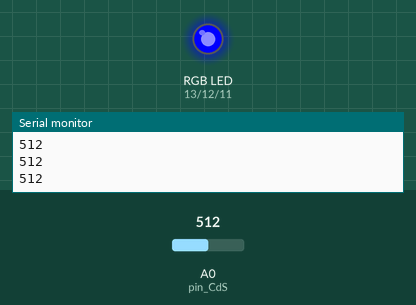
A sketch run on a simulated Arduino Uno, built with avr-gcc and run on an emulated ATmega328P. On the bench: an RGB LED mixed from three pins (HIGH = lit), the last lines printed to the serial monitor. Inputs (shaded band) come from the test bench; at power-on: A0 (pin_CdS) = 512.

Above: at 1.2 s.
1.3 s: A0 (pin_CdS) set to 584
2.8 s: A0 (pin_CdS) set to 610
At 4.0 s:
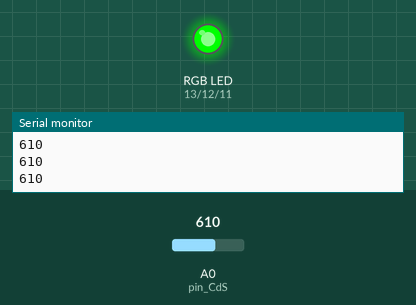
4.3 s: A0 (pin_CdS) set to 787
5.8 s: A0 (pin_CdS) set to 807
At 6.8 s:
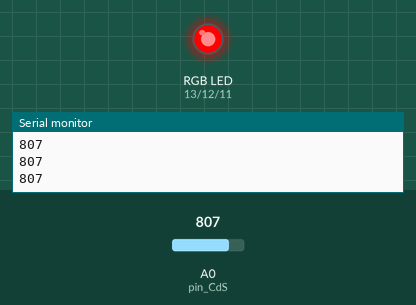
7.3 s: A0 (pin_CdS) set to 790
At 8.1 s:
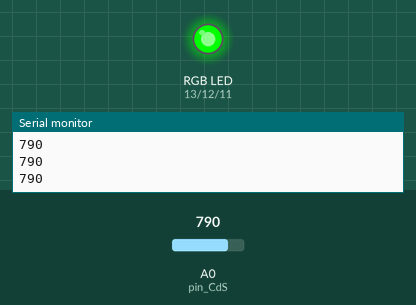
8.8 s: A0 (pin_CdS) set to 810
At 9.4 s:
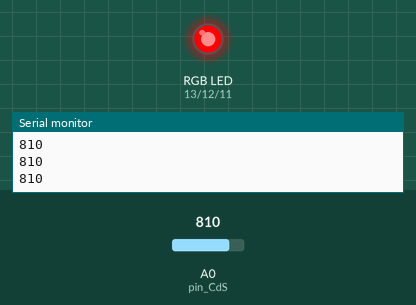
Timing chart, 0 to 11.3 s (numbered marks = the images above; inputs shaded):
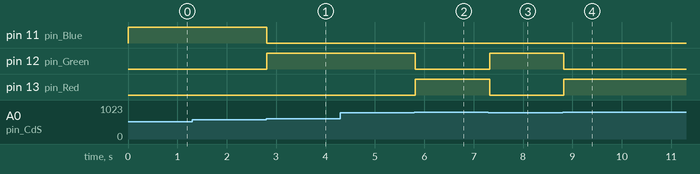

The sketch:

sketch_dec07g.ino
```cpp
int pin_CdS = A0;
int pin_Red = 13;
int pin_Green = 12;
int pin_Blue = 11;
int val = 0;

void setup()
{
  Serial.begin(9600);
  pinMode(pin_Red, OUTPUT);
  pinMode(pin_Green, OUTPUT);
  pinMode(pin_Blue, OUTPUT);
  pinMode(pin_CdS, INPUT);
}

void loop()
{
  val = analogRead(pin_CdS);
  Serial.println(val);
  if(val>800){
    RGB_Color(255,0,0);
    delay(100);
  }
  else if(val<=800 && val>600) {
    RGB_Color(0,255,0);
    delay(100);
  }
  else if(val<=600) {
    RGB_Color(0,0,255);
    delay(100);
  }
}

void RGB_Color(int LED_Red_Val, int LED_Green_Val, int LED_Blue_Val) {
  analogWrite(pin_Red, LED_Red_Val);
  analogWrite(pin_Green, LED_Green_Val);
  analogWrite(pin_Blue, LED_Blue_Val);
}
```

Measured:
- the behaviour switches between 600 and 601 on A0 (pin_CdS) (found by bisection; images 0 and 1)
- the behaviour switches between 800 and 801 on A0 (pin_CdS) (found by bisection; images 1 and 2)
- after the input at 2.8 s, pin 11 (pin_Blue): HIGH → LOW at once; pin 12 (pin_Green): LOW → HIGH at once
- after the input at 5.8 s, pin 12 (pin_Green): HIGH → LOW at once; pin 13 (pin_Red): LOW → HIGH at once
- after the input at 7.3 s, pin 12 (pin_Green): LOW → HIGH at once; pin 13 (pin_Red): HIGH → LOW at once
- after the input at 8.8 s, pin 12 (pin_Green): HIGH → LOW at once; pin 13 (pin_Red): LOW → HIGH at once
